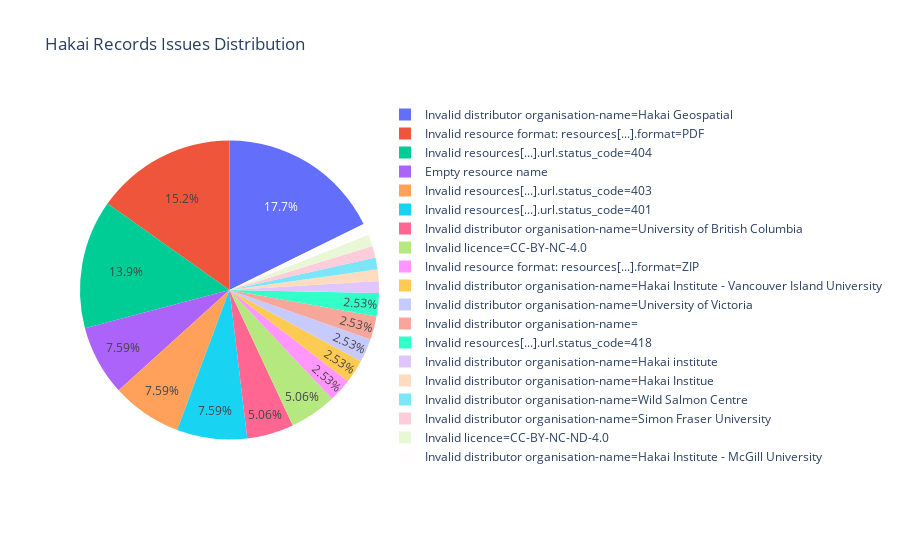

This figure's notebook cell:
### Code cell
standardized_issues = issues.copy()
standardized_issues['message'] = standardized_issues['message'].str.replace('resources\[[0-9]+\]','resources[...]',regex=True)
standardized_issues = standardized_issues.merge(records, left_on='record_id', right_on='id')
fig= px.pie(standardized_issues, names='message',title='Hakai Records Issues Distribution',hover_data=['title'])
fig.update_traces(textposition='inside')
fig.update_layout(uniformtext_minsize=12, uniformtext_mode='hide')

### Figure 1 — Plotly figure (JSON) as saved in the notebook; plotly's stock layout.template omitted (floating-point values rounded to 4 significant figures)
{"data": [{"customdata": [["Glacier and Ice Field Mapping - 2021 - Airborne Coastal Observatory"], ["Fraser River - BCSRIF Landslide Mapping – 2022 – Hakai Airborne Coastal Observatory"], ["Nearshore substrate classification - Northwest Calvert Island, BC (2015-2017)"], ["Nearshore substrate classification - Northwest Calvert Island, BC (2015-2017)"], ["Nearshore substrate classification - Northwest Calvert Island, BC (2015-2017)"], ["Nearshore substrate classification - Northwest Calvert Island, BC (2015-2017)"], ["Nearshore substrate classification - Northwest Calvert Island, BC (2015-2017)"], ["Avian and paired Vegetation data from 100 Islands Project (BC Central Coast) Hakai Institute - 2015-2017"], ["Mount Robson BC Parks Survey - 2022 - Hakai Airborne Coastal Observatory"], ["Juvenile Salmon Migration Dynamics in the Discovery Islands and Johnstone Strait; 2015–2017"], ["Aquatic carbon flux data package for Oliver et al. 2017"], ["Aquatic carbon flux data package for Oliver et al. 2017"], ["Aquatic carbon flux data package for Oliver et al. 2017"], ["Remotely-Piloted Aerial Systems Imagery, Terrain Data, and Derivates - 100 Islands Project, Central Coast, BC, Canada"], ["Differential infestation of juvenile Pacific salmon by parasitic sea lice in British Columbia, Canada"], ["Dataset for article: 'Migration timing affects the foraging ecology of Fraser River sockeye salmon stocks in coastal waters of British Columbia, Canada'"], ["Dataset for article: 'Migration timing affects the foraging ecology of Fraser River sockeye salmon stocks in coastal waters of British Columbia, Canada'"], ["Rocky subtidal fish and invertebrate swath data from BC Central Coast, v1.2.0"], ["High-resolution hydrometeorological data from seven small coastal watersheds, British Columbia, Canada, 2013-2019"], ["Nearshore substrates of the McMullin Group Islands - British Columbia - 2017"], ["Nearshore substrates of the McMullin Group Islands - British Columbia - 2017"], ["Nearshore substrates of the McMullin Group Islands - British Columbia - 2017"], ["Nearshore substrates of the McMullin Group Islands - British Columbia - 2017"], ["Nearshore substrates of the McMullin Group Islands - British Columbia - 2017"], ["Ecstall Slide - 2022 - Hakai Airborne Coastal Observatory"], ["Adjusted Koeye River stage and temperature from 2013 to 2021"], ["High-resolution time series of surface seawater CO2 content from the OceansAlaska Shellfish Hatchery in Ketchikan, Alaska, USA"], ["Observed stream flow from seven small coastal watersheds in British Columbia, Canada, Sept 2013 - Sept 2019 Version 5"], ["Kelp and Seagrass Mapping – 2022 – Hakai Airborne Coastal Observatory"], ["Kelp and Eelgrass Mapping – BC Central Coast – 2021 - Hakai Airborne Coastal Observatory"], ["Kelp extent for the McNaughton Group Islands (2017), Manley Island (2017), and Serpent Group Islands (2016), British Columbia, Canada"], ["Kelp extent for the McNaughton Group Islands (2017), Manley Island (2017), and Serpent Group Islands (2016), British Columbia, Canada"], ["Hakai Water Properties Vertical Profile Data Measured by Oceanographic Profilers, Provisional"], ["Biodiversity Surveys of the Gwaxdlala/Nalaxdlala Indigenous Protected and Conserved Area (IPCA) in Knight Inlet, British Columbia"], ["Botanical Beach Drone Mapping - July 2020"], ["Juvenile Sockeye Diets Hakai 2015-2016"], ["Cryosphere - Glaciers and Icefields - 2020 - Airborne Coastal Observatory - British Columbia - Canada"], ["Bald eagles as vectors of marine nutrients – Central Coast Islands (100 Islands study area) – May – July 2017"], ["100 Islands Research Program Terrestrial Vegetation Data - BC Central Coast - 2015, 2016, 2017"], ["Summer sea wrack spatial data; Central Coast, British Columbia, Canada (2015 - 2017)"], ["Dissolved and particulate organic carbon chemistry for freshwater and marine stations from 2014 through 2016 on Calvert and Hecate Islands, British Columbia, Canada. Version 1.0."], ["Microbial activity and carbon fluxes in rainforest soil – Tsunami Hill, Calvert Island – June 2015 - April 2016"], ["High-resolution record of 8-m seawater CO2 content entering Fanny Bay Oysters in Baynes Sound, British Columbia, Canada from March 2017 to November 2017"], ["Genetic Stock Identification of Juvenile Sockeye Salmon Captured in the Discovery Islands and Johnstone Strait BC, Canada"], ["Real-Time Provisional High-Resolution Record of Surface Seawater Carbon Dioxide (CO2) Content Collected from Kodiak, Alaska, USA"], ["Juvenile salmon migration observations in the Discovery Islands and Johnstone Strait in British Columbia, Canada in 2018"], ["Elliot Creek Landslide – 2022 – Hakai Airborne Coastal Observatory"], ["Vertical Water Properties Profiles (CTD) from the Hakai Institute Juvenile Salmon Program, Provisional"], ["Elliot Creek – Homathko Estuary Mapping - 2021 - Airborne Coastal Observatory"], ["Stream Event Sampling - Calvert Island"], ["LiDAR-based Ecosystem Classification for Calvert Island"], ["Stage-Discharge Time Series - Calvert Island - Archived Version 1.0"], ["Kelp forest communities along an otter gradient"], ["Pacific Northwest Eelgrass Sediment Carbon Data"], ["Organic Carbon at Land-Ocean Interface - Calvert Island - 2014-2016"], ["Spatial extent of eelgrass (Zostera marina) meadows from monitoring sites within Gwaii Haanas (2016, 2017, 2018) mapped using remote piloted aerial systems"], ["Air temperature and relative humidity time-series – Central Coast and Quadra Island – 2013 - 2019 Version 1.0"], ["Mapping Canopy-Forming Kelps in the Northeast Pacific: A Guidebook for Decision-Makers and Practitioners"], ["Cryosphere LiDAR Mapping - 2020 - Airborne Coastal Observatory -British Columbia - Canada"], ["Cryosphere LiDAR Mapping - 2020 - Airborne Coastal Observatory -British Columbia - Canada"], ["Ancient Forest Wetlands, BC - Upper Fraser River - 2019 - Airborne Coastal Observatory"], ["High-resolution record of surface seawater carbon dioxide (CO2) content, water temperature, sea surface salinity and other parameters collected in Sitka Harbor, Alaska, USA"], ["McMullin Group Kelp Extent - Based on UAS Imagery - 2017"], ["McMullin Group Kelp Extent - Based on UAS Imagery - 2017"], ["Daily satellite (Sentinel 3A and 3B) chlorophyll and suspended matter concentrations for coastal British Columbia and southeast Alaska"], ["Daily satellite (Sentinel 3A and 3B) chlorophyll and suspended matter concentrations for coastal British Columbia and southeast Alaska"], ["Daily satellite (Sentinel 3A and 3B) chlorophyll and suspended matter concentrations for coastal British Columbia and southeast Alaska"], ["Hakai Bulk and Size-Fractionated Chlorophyll and Phaeopigment Concentrations Collected by Niskin Bottle, Research"], ["Hakai Bulk and Size-Fractionated Chlorophyll and Phaeopigment Concentrations Collected by Niskin Bottle, Research"], ["Namu British Columbia - 2021 - Hakai Institute - Airborne Coastal Observatory"], ["Gordon River Archaeology - 2022 - Hakai Airborne Coastal Observatory"], ["Clam Garden Geospatial Data - Quadra Island - 2016"], ["Ancestral sea gardens supported human settlements for at least 3800 years on the Northwest Coast of North America"], ["Fatty acids of particulate matter collected from 2015 to 2018 near Quadra Island, British Columbia, Canada"], ["Juvenile Salmon Migration Observations from the Hakai Institute Juvenile Salmon Program in the Discovery Islands in British Columbia, Canada in 2020"], ["Observed stream flow from seven small coastal watersheds in British Columbia, Canada, Sept 2013 – April 2019 Version 4.1"], ["Real-Time Provisional High-Resolution Record of Surface Seawater Carbon Dioxide (CO2) Content Collected from the Ketchikan Shellfish Hatchery, Alaska, USA"], ["Snow Mapping Coastal British Columbia - 2021 - Airborne Coastal Observatory"], ["Real-Time Provisional High-Resolution Record of Surface Seawater Carbon Dioxide (CO2) Content Collected from the Alutiiq Pride Shellfish Hatchery , Alaska, USA"]], "domain": {"x": [0, 1], "y": [0, 1]}, "hovertemplate": "message=%{label}<br>title=%{customdata[0]}<extra></extra>", "labels": ["Invalid distributor organisation-name=Hakai Geospatial", "Invalid distributor organisation-name=Hakai Geospatial", "Invalid resources[...].url.status_code=404", "Empty resource name", "Invalid resource format: resources[...].format=PDF", "Empty resource name", "Invalid resource format: resources[...].format=PDF", "Invalid resources[...].url.status_code=403", "Invalid distributor organisation-name=Hakai Geospatial", "Invalid resource format: resources[...].format=PDF", "Invalid resources[...].url.status_code=401", "Invalid resources[...].url.status_code=401", "Invalid resources[...].url.status_code=403", "Invalid distributor organisation-name=Hakai Geospatial", "Invalid resources[...].url.status_code=403", "Invalid distributor organisation-name=University of British Columbia", "Invalid resource format: resources[...].format=ZIP", "Invalid distributor organisation-name=Hakai institute", "Invalid distributor organisation-name=Hakai Institue", "Invalid resources[...].url.status_code=404", "Empty resource name", "Invalid resource format: resources[...].format=PDF", "Empty resource name", "Invalid resource format: resources[...].format=PDF", "Invalid distributor organisation-name=Hakai Geospatial", "Invalid distributor organisation-name=Wild Salmon Centre", "Invalid resources[...].url.status_code=401", "Invalid distributor organisation-name=Hakai Institute - Vancouver Island University", "Invalid distributor organisation-name=Hakai Geospatial", "Invalid distributor organisation-name=Hakai Geospatial", "Empty resource name", "Invalid resource format: resources[...].format=PDF", "Invalid resource format: resources[...].format=PDF", "Invalid resources[...].url.status_code=403", "Invalid resources[...].url.status_code=404", "Invalid distributor organisation-name=University of British Columbia", "Invalid licence=CC-BY-NC-4.0", "Invalid distributor organisation-name=University of Victoria", "Invalid distributor organisation-name=Hakai Geospatial", "Invalid resource format: resources[...].format=PDF", "Invalid distributor organisation-name=", "Invalid distributor organisation-name=University of British Columbia", "Invalid resources[...].url.status_code=401", "Invalid resource format: resources[...].format=ZIP", "Invalid resources[...].url.status_code=404", "Invalid resource format: resources[...].format=PDF", "Invalid distributor organisation-name=Hakai Geospatial", "Invalid resource format: resources[...].format=PDF", "Invalid distributor organisation-name=Hakai Geospatial", "Invalid resources[...].url.status_code=404", "Invalid distributor organisation-name=University of Victoria", "Invalid distributor organisation-name=Hakai Institute - Vancouver Island University", "Invalid distributor organisation-name=Simon Fraser University", "Invalid resources[...].url.status_code=403", "Invalid distributor organisation-name=", "Invalid licence=CC-BY-NC-ND-4.0", "Invalid resources[...].url.status_code=404", "Invalid licence=CC-BY-NC-4.0", "Invalid licence=CC-BY-NC-4.0", "Invalid distributor organisation-name=Hakai Geospatial", "Invalid resources[...].url.status_code=401", "Invalid resources[...].url.status_code=401", "Invalid resources[...].url.status_code=404", "Empty resource name", "Invalid resources[...].url.status_code=404", "Invalid resources[...].url.status_code=418", "Invalid resources[...].url.status_code=418", "Invalid resource format: resources[...].format=PDF", "Invalid resources[...].url.status_code=404", "Invalid distributor organisation-name=Hakai Geospatial", "Invalid distributor organisation-name=Hakai Geospatial", "Invalid resources[...].url.status_code=403", "Invalid licence=CC-BY-NC-4.0", "Invalid distributor organisation-name=University of British Columbia", "Invalid resource format: resources[...].format=PDF", "Invalid distributor organisation-name=Hakai Institute - McGill University", "Invalid resources[...].url.status_code=404", "Invalid distributor organisation-name=Hakai Geospatial", "Invalid resources[...].url.status_code=404"], "legendgroup": "", "name": "", "showlegend": true, "textposition": "inside", "type": "pie"}], "layout": {"legend": {"tracegroupgap": 0}, "title": {"text": "Hakai Records Issues Distribution"}, "uniformtext": {"minsize": 12, "mode": "hide"}}}
